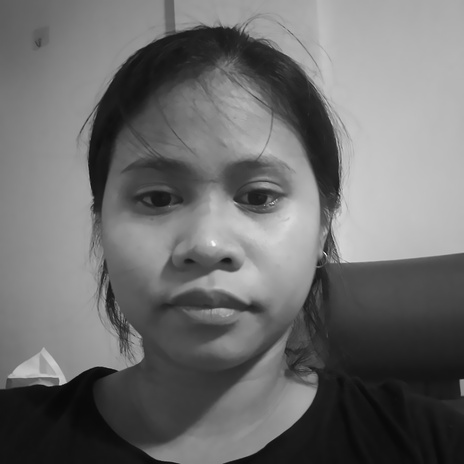
#> input picture Image 1 Denoised.jpg, 464 x 464 px, shrunk from 1560 x 1560 before the run
$ jupyter execute 'Project_1(3).ipynb'
#> lines starting #> are read from the running program, lines starting #| are printed output that depends on the picture
[cell 1]
import cv2
import matplotlib.pyplot as plt
import numpy as np

# Load grayscale image
img = cv2.imread('Image 1 Denoised.jpg', cv2.IMREAD_GRAYSCALE)
#> img is the input picture: shape (464, 464); min 7, max 249, mean 109.2

# Calculate histogram
hist = cv2.calcHist([img], [0], None, [256], [0, 256])
#> hist = 256 values, max 2945 at index 19, min 0 at index 0, mean 841

# Display the images side by side
plt.figure(figsize=(10, 5))

# Plot grayscale image
plt.subplot(1, 2, 1)
plt.imshow(img, cmap='gray')
plt.title('Image 1 Denoised')

# Plot histogram using plt.bar() with blue color
plt.subplot(1, 2, 2)
pixel_values = np.arange(256)
plt.bar(pixel_values, hist.ravel())  # Change color to blue
plt.title('Histogram of Denoised Image 1')
plt.xlabel('Pixel Intensity')
plt.ylabel('Frequency')

plt.tight_layout()  # Adjust layout to prevent overlap
plt.show()
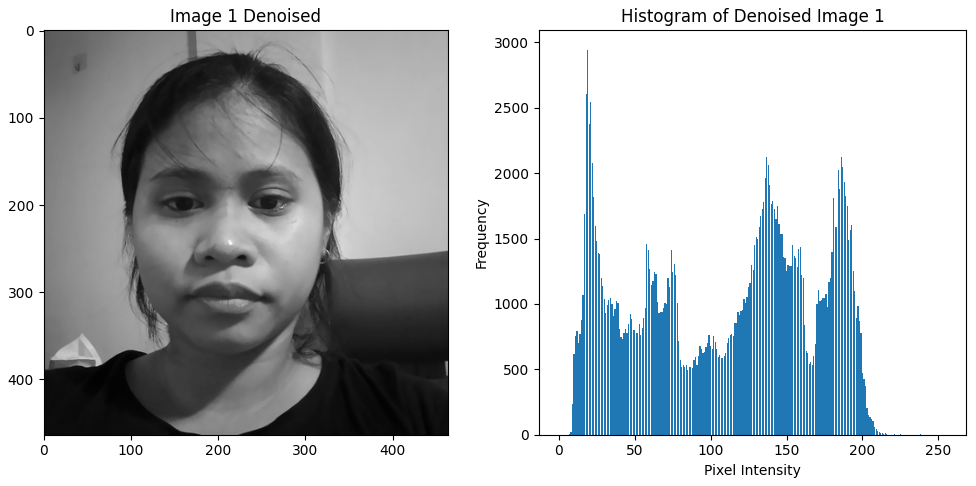
#> figure drawn by matplotlib, 2 panels; panel 2: tallest bar 2945 high, from x = 18.6 to 19.4

[cell 2]
import cv2
import matplotlib.pyplot as plt
import numpy as np

# Load grayscale image
img = cv2.imread('Image 2 Denoised.jpg', cv2.IMREAD_GRAYSCALE)
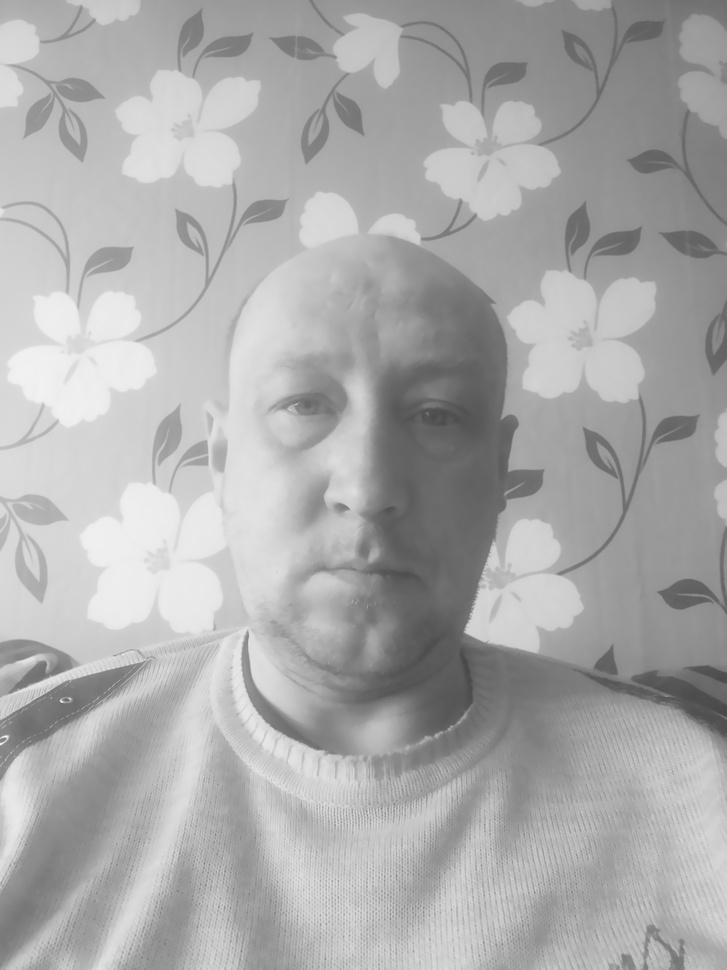
#> input picture Image 2 Denoised.jpg, 727 x 970 px, shrunk from 2448 x 3264 before the run
#> img is the input picture: shape (970, 727); min 71, max 251, mean 170.7

# Calculate histogram
hist = cv2.calcHist([img], [0], None, [256], [0, 256])
#> hist = 256 values, max 9929 at index 153, min 0 at index 0, mean 2754.6

# Display the images side by side
plt.figure(figsize=(10, 5))

# Plot grayscale image
plt.subplot(1, 2, 1)
plt.imshow(img, cmap='gray')
plt.title('Image 2 Denoised')

# Plot histogram
plt.subplot(1, 2, 2)
pixel_values = np.arange(256)
plt.bar(pixel_values, hist.ravel())
plt.title('Histogram of Denoised Image 2')
plt.xlabel('Pixel Intensity')
plt.ylabel('Frequency')

plt.tight_layout()  # Adjust layout to prevent overlap
plt.show()
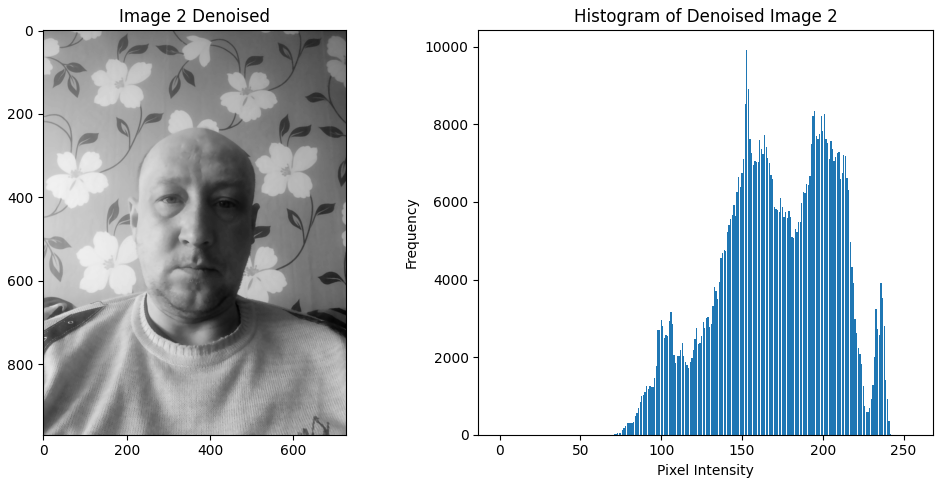
#> figure drawn by matplotlib, 2 panels; panel 2: tallest bar 9929 high, from x = 152.6 to 153.4

[cell 3]
import cv2
import matplotlib.pyplot as plt
import numpy as np

# Load grayscale image
img = cv2.imread('Image 3 Denoised.jpg', cv2.IMREAD_GRAYSCALE)
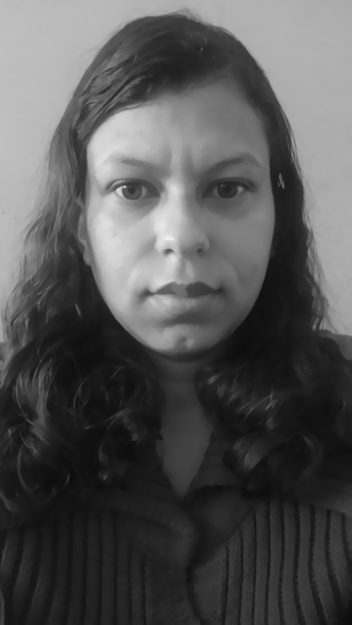
#> input picture Image 3 Denoised.jpg, 352 x 625 px, shrunk from 1184 x 2104 before the run
#> img is the input picture: shape (625, 352); min 11, max 242, mean 84.5

# Calculate histogram
hist = cv2.calcHist([img], [0], None, [256], [0, 256])
#> hist = 256 values, max 4418 at index 26, min 0 at index 0, mean 859.4

# Display the images side by side
plt.figure(figsize=(10, 5))

# Plot grayscale image
plt.subplot(1, 2, 1)
plt.imshow(img, cmap='gray')
plt.title('Image 3 Denoised')

# Plot histogram
plt.subplot(1, 2, 2)
pixel_values = np.arange(256)
plt.bar(pixel_values, hist.ravel())
plt.title('Histogram of Denoised Image 3')
plt.xlabel('Pixel Intensity')
plt.ylabel('Frequency')

plt.tight_layout()  # Adjust layout to prevent overlap
plt.show()
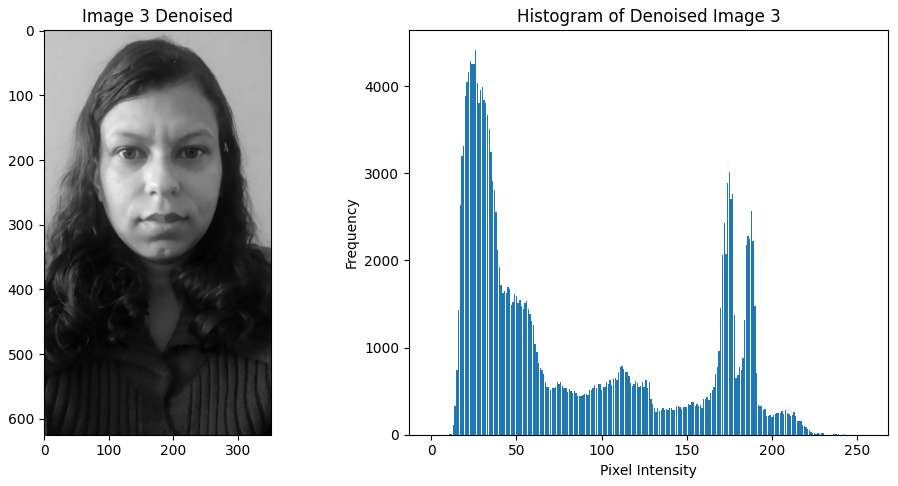
#> figure drawn by matplotlib, 2 panels; panel 2: tallest bar 4418 high, from x = 25.6 to 26.4
